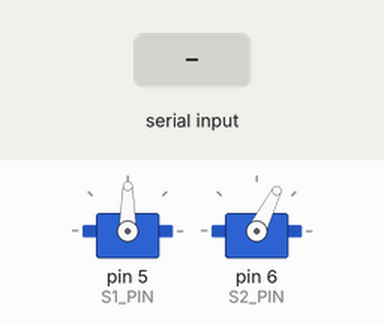
Recording of a sketch running on a simulated Arduino Uno, built with avr-gcc and run on an emulated ATmega328P. Parts: 2 × servo. The inputs (shaded band) are chosen by the test bench. What the sketch prints to the serial monitor is not drawn.

Above: at 1.2 s.
1.3 s: "30,150\n" received over Serial
At 4.6 s:
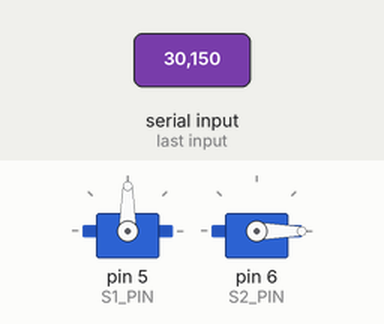
4.8 s: "90,45\n" received over Serial
At 27.2 s:
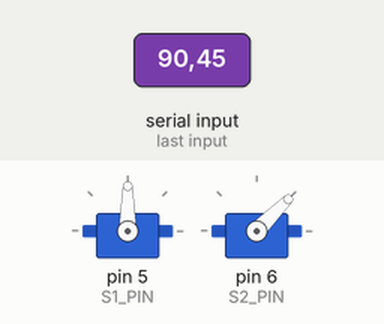
Timing chart, 0 to 28.7 s (numbered marks = the images above; inputs shaded):
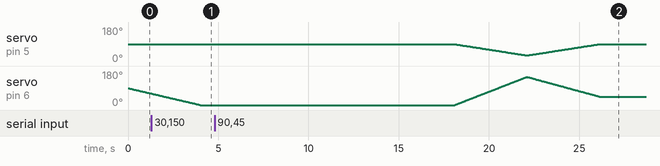

The sketch:

Notice-me-Zen.py.ino
```cpp
#include <Servo.h>

#define MAX_STEPS 200.0

#define S1_PIN 5
#define S2_PIN 6

typedef struct move_queue_node move_queue_node_t;

struct move_queue_node {
  int a1, a2;
  move_queue_node_t *next;
};

move_queue_node_t *head, *tail;

Servo s1, s2;

float demo_set[][2] = {
  {90, 0},
  {90, 0},
  {90, 0},
  {90, 0}
};

int curr = 0;

void setup() {
  while (!Serial);
  Serial.begin(9600);

  s1.attach(S1_PIN);
  s2.attach(S2_PIN);

  head = (move_queue_node_t *)malloc(sizeof(move_queue_node_t));
  head->a1 = s1.read();
  head->a2 = s2.read();
  head->next = NULL;

  move_queue_node_t *curr;
  move_queue_node_t *prev = head;
  for (int i = 0; i < 4; i++) {
    curr = (move_queue_node_t *)malloc(sizeof(move_queue_node_t));
    curr->a1 = demo_set[i][0];
    curr->a2 = demo_set[i][1];
    curr->next = NULL;

    Serial.print(curr->a1);
    Serial.print(", ");
    Serial.println(curr->a2);

    prev->next = curr;
    prev = curr;
  }

  curr = head;
  while (curr->next != NULL) {
    curr = curr->next;
  }
  tail = curr;
}

void loop() {
  if (Serial.available() > 0) {
    int a1_temp = Serial.parseInt();
    int a2_temp = Serial.parseInt();
    if (a1_temp > 5 && a2_temp > 5) {
      tail->next = (move_queue_node_t *)malloc(sizeof(move_queue_node_t));
      tail->next->a1 = a1_temp;
      tail->next->a2 = a2_temp;
      tail->next->next = NULL;
      tail = tail->next;
    }
  }
  if (head->next != NULL) {
    float a1_step = (head->next->a1 - head->a1) / MAX_STEPS;
    float a2_step = (head->next->a2 - head->a2) / MAX_STEPS;
    for (int i = 0; i < MAX_STEPS - 1; i++) {
      s1.write(head->a1 + a1_step * i);
      s2.write(head->a2 + a2_step * i);
      delay(20);
    }
    s1.write(head->next->a1);
    s2.write(head->next->a2);

    move_queue_node_t *tmp = head->next;
    free(head);
    head = tmp;
  }
  //  if (curr < 6) {
  //    int same = 0;
  //    if (demo_set[curr][0] != demo_set[curr + 1][0]) {
  //      s1.write(demo_set[curr][0]);
  //      if (demo_set[curr][0] < demo_set[curr + 1][0]) {
  //        demo_set[curr][0]++;
  //      } else {
  //         demo_set[curr][0]--;
  //      }
  //    } else {
  //      same++;
  //    }
  //    if (demo_set[curr][1] != demo_set[curr + 1][1]) {
  //      s2.write(demo_set[curr][1]);
  //      if (demo_set[curr][1] < demo_set[curr + 1][1]) {
  //        demo_set[curr][1]++;
  //      } else {
  //        demo_set[curr][1]--;
  //      }
  //    } else {
  //      same++;
  //    }
  //    if (same > 1) {
  //      curr++;
  //    }
}
```

Measured:
- by itself, servo on pin 6 (S2_PIN): rises from 0° to 150° in 4.0 s, then falls to 45° in 4.0 s
